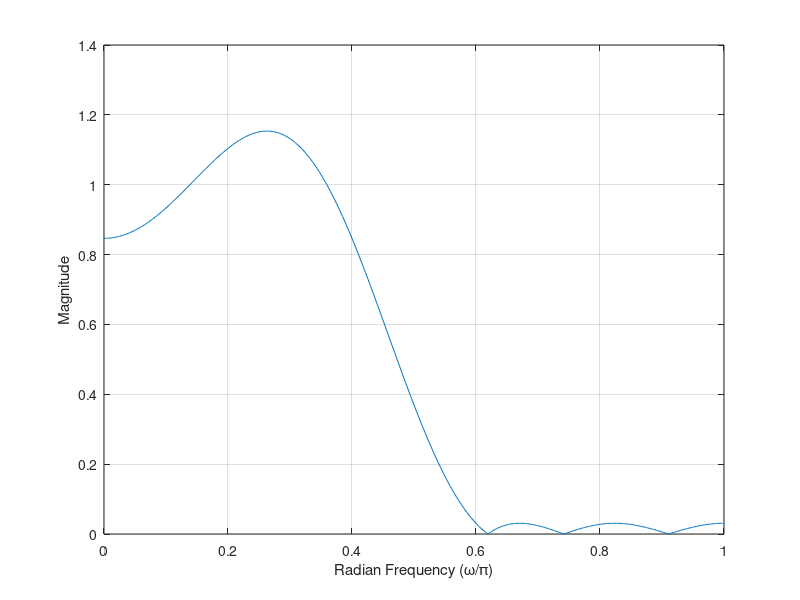
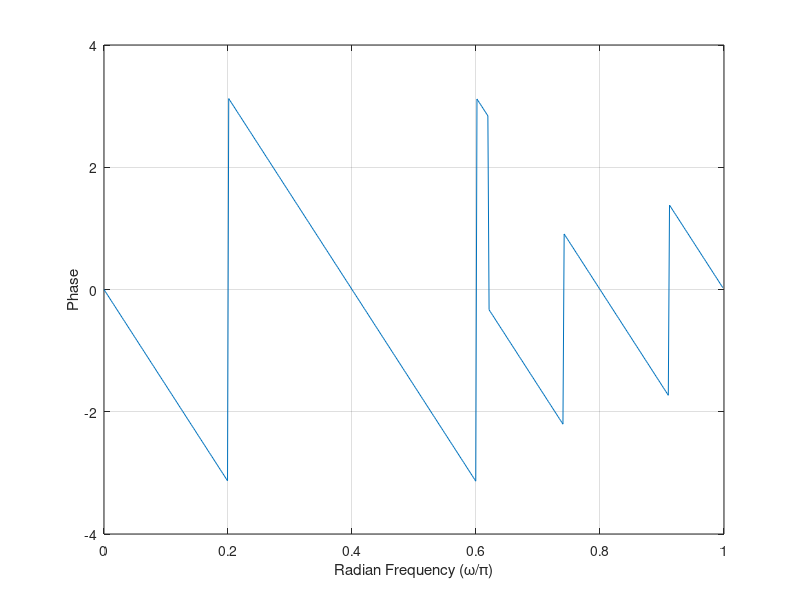

Write the MATLAB code that produced these figures, in order. (Note: this script raises an error after producing the figures.)
clear all;

%3
w_pass = 0.4;     w_stop = 0.6;
order = 10;       W = [1, 5];
extrema = [[0:w_pass/((order-1)/2):w_pass], ...
    w_pass, [w_stop:(1-w_stop)/((order-1)/2):1] 1];
levels = zeros(1, order+2);
levels(1:floor((order+2)*w_pass)) = 1;
[parks_mc, err] = firpm(order, [0 w_pass w_stop 1], [1 1 0 0], W);
[H_parks_mc,w] = freqz(parks_mc,1,512);
figure(1);     plot(w/pi, abs(H_parks_mc)); grid on;
xlabel 'Radian Frequency (\omega/\pi)', ylabel 'Magnitude';
figure(2);     plot(w/pi, angle(H_parks_mc)); grid on;
xlabel 'Radian Frequency (\omega/\pi)', ylabel 'Phase';

%4
kaiser_window = kaiserord([200 300],[1 0],[0.05 0.01],1000,'cell');
kaiser = fir1(kaiser_window{:});
[H_kaiser,w_k]=freqz(kaiser,1);
figure(3);     plot(w_k/pi,abs(H_kaiser)); grid on;
xlabel 'Radian Frequency (\omega/\pi)', ylabel 'Magnitude';
figure(4);     plot(w_k/pi,angle(H_kaiser)); grid on;
xlabel 'Radian Frequency (\omega/\pi)', ylabel 'Phase';